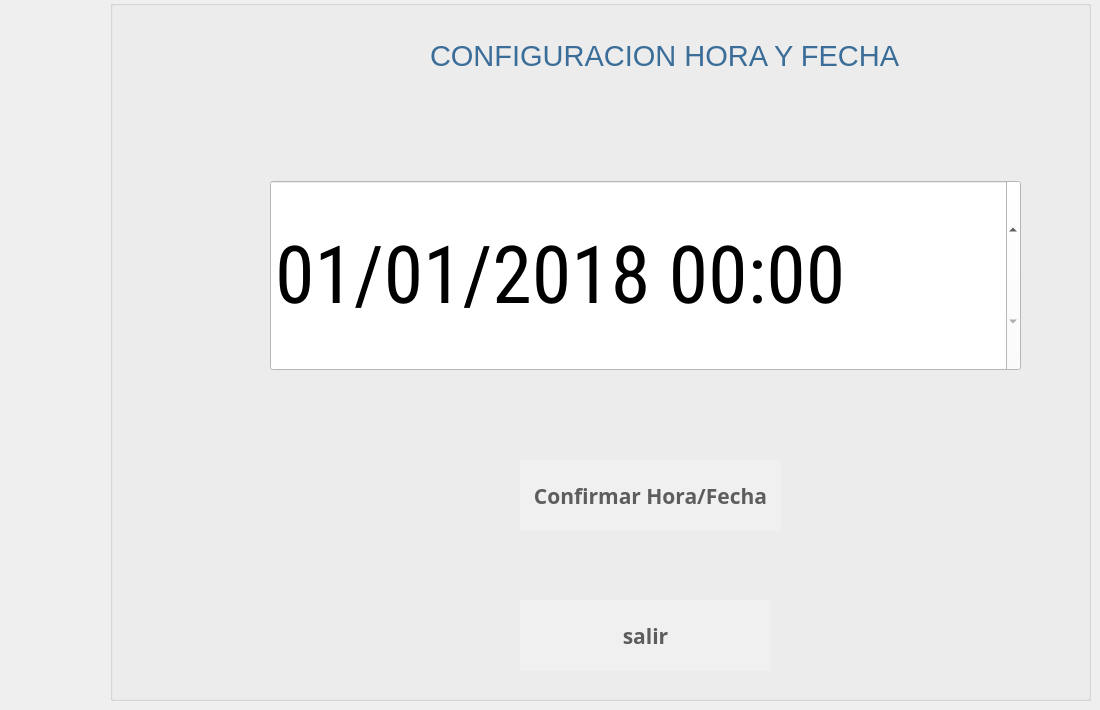
   <widget class="QWidget" name="page_15">
    <widget class="QGroupBox" name="groupBox_10">
     <property name="geometry">
      <rect>
       <x>110</x>
       <y>0</y>
       <width>981</width>
       <height>701</height>
      </rect>
     </property>
     <property name="title">
      <string/>
     </property>
     <widget class="QPushButton" name="bcambiarFecha">
      <property name="geometry">
       <rect>
        <x>410</x>
        <y>460</y>
        <width>261</width>
        <height>71</height>
       </rect>
      </property>
      <property name="font">
       <font>
        <family>Ubuntu Mono</family>
        <pointsize>16</pointsize>
        <weight>75</weight>
        <italic>false</italic>
        <bold>true</bold>
        <underline>false</underline>
       </font>
      </property>
      <property name="toolTip">
       <string>Ayuda</string>
      </property>
      <property name="whatsThis">
       <string extracomment="help"/>
      </property>
      <property name="styleSheet">
       <string notr="true">background-color:rgb(240, 240, 240);
color:rgb(93, 93, 93);
border-radius:80%</string>
      </property>
      <property name="text">
       <string>Confirmar Hora/Fecha</string>
      </property>
      <property name="icon">
       <iconset>
        <normaloff>../../../../../../cajsSATELITE/eum/app/cajeroF/iconos/fl.png</normaloff>../../../../../../cajsSATELITE/eum/app/cajeroF/iconos/fl.png</iconset>
      </property>
      <property name="iconSize">
       <size>
        <width>40</width>
        <height>40</height>
       </size>
      </property>
      <property name="toolTipDuration" stdset="0">
       <number>3</number>
      </property>
     </widget>
     <widget class="QLabel" name="ltime_67">
      <property name="geometry">
       <rect>
        <x>320</x>
        <y>40</y>
        <width>491</width>
        <height>31</height>
       </rect>
      </property>
      <property name="font">
       <font>
        <family>Segoe UI</family>
        <pointsize>22</pointsize>
        <weight>50</weight>
        <italic>false</italic>
        <bold>false</bold>
       </font>
      </property>
      <property name="styleSheet">
       <string notr="true">background-color:transparent;
color:rgb(59, 109, 153);

</string>
      </property>
      <property name="text">
       <string>CONFIGURACION HORA Y FECHA</string>
      </property>
     </widget>
     <widget class="QDateTimeEdit" name="dtime">
      <property name="geometry">
       <rect>
        <x>160</x>
        <y>180</y>
        <width>751</width>
        <height>191</height>
       </rect>
      </property>
      <property name="font">
       <font>
        <family>Roboto Condensed</family>
        <pointsize>60</pointsize>
        <weight>50</weight>
        <italic>false</italic>
        <bold>false</bold>
       </font>
      </property>
      <property name="styleSheet">
       <string notr="true">background-color:white</string>
      </property>
      <property name="correctionMode">
       <enum>QAbstractSpinBox::CorrectToPreviousValue</enum>
      </property>
      <property name="date">
       <date>
        <year>2018</year>
        <month>1</month>
        <day>1</day>
       </date>
      </property>
      <property name="displayFormat">
       <string>MM/dd/yyyy HH:mm</string>
      </property>
      <property name="timeSpec">
       <enum>Qt::LocalTime</enum>
      </property>
     </widget>
     <widget class="QPushButton" name="bsalirCambiarFecha">
      <property name="geometry">
       <rect>
        <x>410</x>
        <y>600</y>
        <width>251</width>
        <height>71</height>
       </rect>
      </property>
      <property name="font">
       <font>
        <family>Ubuntu Mono</family>
        <pointsize>16</pointsize>
        <weight>75</weight>
        <italic>false</italic>
        <bold>true</bold>
        <underline>false</underline>
       </font>
      </property>
      <property name="toolTip">
       <string>Ayuda</string>
      </property>
      <property name="whatsThis">
       <string extracomment="help"/>
      </property>
      <property name="styleSheet">
       <string notr="true">background-color:rgb(240, 240, 240);
color:rgb(93, 93, 93);
border-radius:80%</string>
      </property>
      <property name="text">
       <string>salir</string>
      </property>
      <property name="icon">
       <iconset>
        <normaloff>../../../../../../cajsSATELITE/eum/app/cajeroF/iconos/fb5.png</normaloff>../../../../../../cajsSATELITE/eum/app/cajeroF/iconos/fb5.png</iconset>
      </property>
      <property name="iconSize">
       <size>
        <width>40</width>
        <height>40</height>
       </size>
      </property>
      <property name="toolTipDuration" stdset="0">
       <number>3</number>
      </property>
     </widget>
    </widget>
   </widget>
